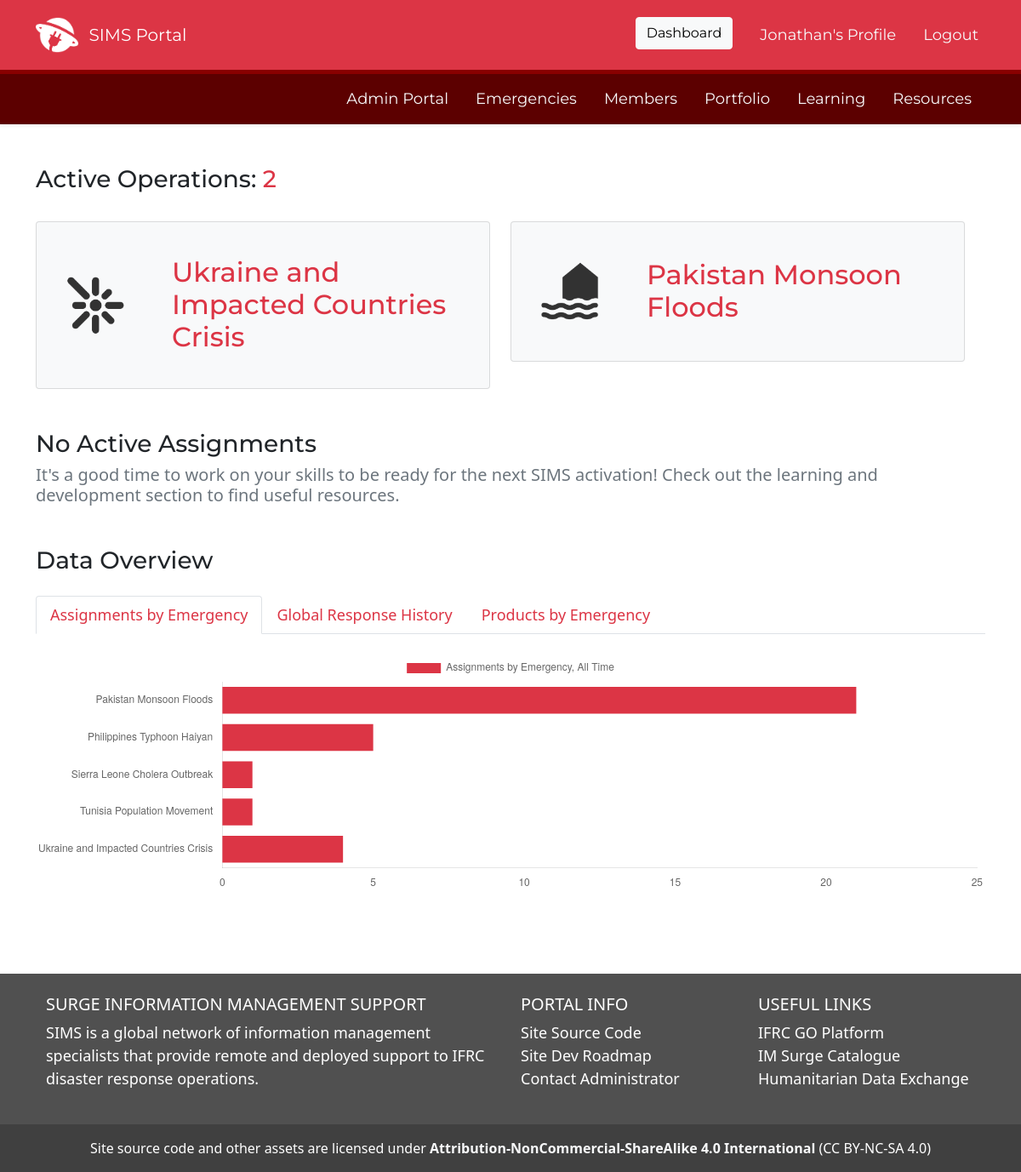
Page /dashboard (signed in) on the earlier database version.
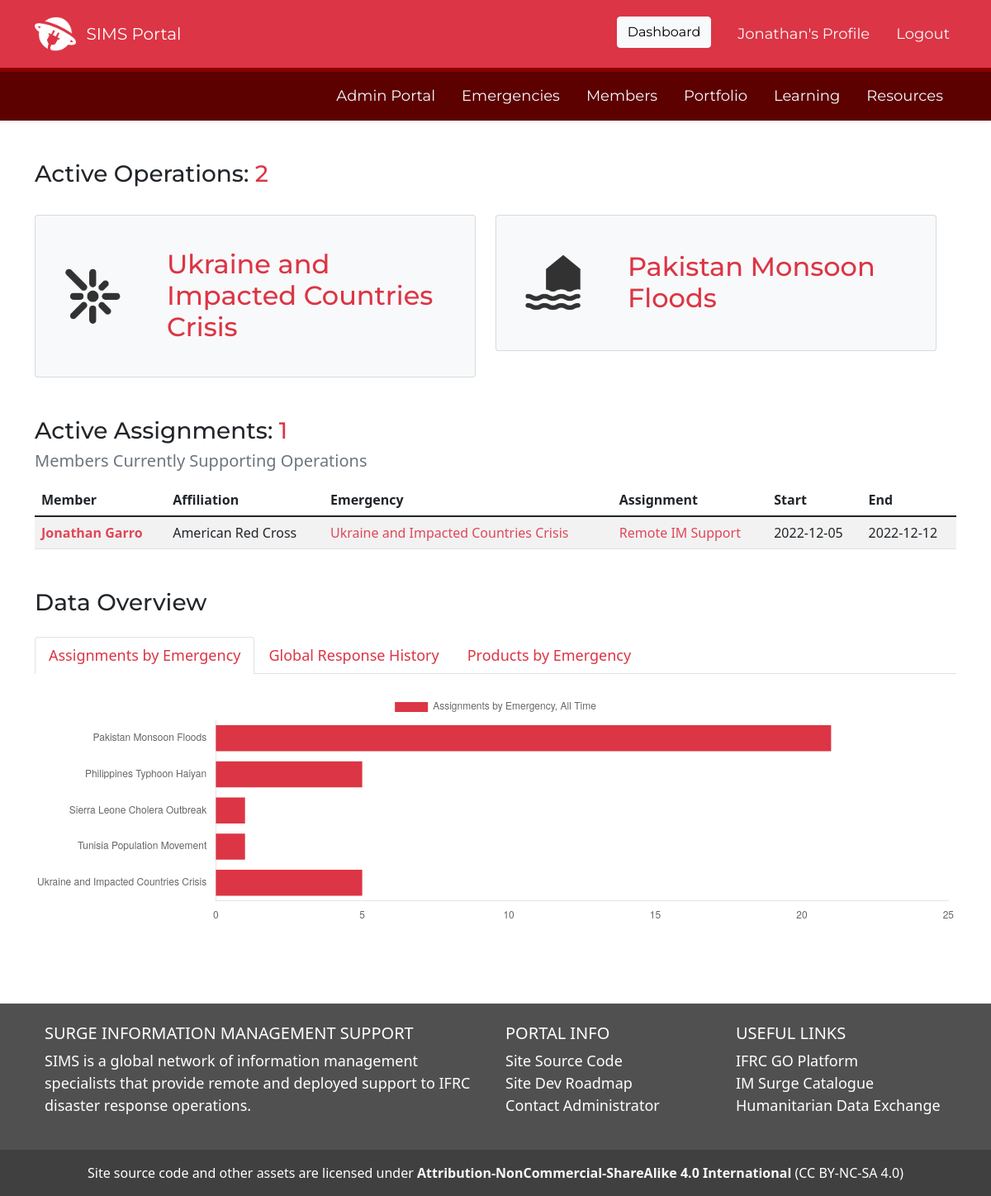
Same page on the later database version.
### SIMS_Portal/models.py (models this page shows, shortened)
class Emergency(db.Model):
	__tablename__ = 'emergency'
	id = db.Column(db.Integer, primary_key=True)
	emergency_name = db.Column(db.String(100), nullable=False)
	emergency_status = db.Column(db.String(100), nullable=False, default='Active')
	emergency_glide = db.Column(db.String(20))
	emergency_go_id = db.Column(db.Integer)
	emergency_location_id = db.Column(db.Integer)
	emergency_review_id = db.Column(db.Integer)
	activation_details = db.Column(db.String(1000))
	slack_channel = db.Column(db.String)
	dropbox_url = db.Column(db.String)
	trello_url = db.Column(db.String)
	emergency_type_id = db.Column(db.Integer, db.ForeignKey('emergencytype.id'))
	emergency_products = db.relationship('Portfolio', backref='emergency_response', lazy=True)
	reviews = db.relationship('Review', backref='related_operation', lazy=True)
	assigned_to = db.relationship('Assignment', backref='assigned_emergency', lazy=True)
	story_id = db.relationship('Story', backref='associated_story', lazy=True)
	created_at = db.Column(db.DateTime, server_default=func.now())
	updated_at = db.Column(db.DateTime, onupdate=func.now())

class EmergencyType(db.Model):
	__tablename__ = 'emergencytype'
	id = db.Column(db.Integer, primary_key=True)
	emergency_type_go_id = db.Column(db.Integer)
	emergency_type_name = db.Column(db.String)
	emergencies = db.relationship('Emergency', backref='emergencies_of_type')
	created_at = db.Column(db.DateTime, server_default=func.now())
	updated_at = db.Column(db.DateTime, onupdate=func.now())

class Assignment(db.Model):
	__tablename__ = 'assignment'
	id = db.Column(db.Integer, primary_key=True)
	role = db.Column(db.String(100))
	start_date = db.Column(db.Date, nullable=False, default=datetime.utcnow)
	end_date = db.Column(db.Date, nullable=False)
	remote = db.Column(db.Boolean)
	assignment_details = db.Column(db.String(1000))
	assignment_status = db.Column(db.String(100), default='Active')
	availability = db.Column(db.String)
	products = db.relationship('Portfolio', backref='assignment', lazy=True)
	learning = db.relationship('Learning', backref='assignment', uselist=False)
	user_id = db.Column(db.Integer, db.ForeignKey('user.id'))
	emergency_id = db.Column(db.Integer, db.ForeignKey('emergency.id'), default=0)
	created_at = db.Column(db.DateTime, server_default=func.now())
	updated_at = db.Column(db.DateTime, onupdate=func.now())

class User(db.Model, UserMixin):
	__tablename__ = 'user'
	id = db.Column(db.Integer, primary_key=True)
	firstname = db.Column(db.String(40), nullable=False)
	lastname = db.Column(db.String(40), nullable=False)
	status = db.Column(db.String(20), default='Pending')
	birthday = db.Column(db.Date)
	email = db.Column(db.String(120), unique=True, nullable=False)
	password = db.Column(db.String(60), nullable=False)
	molnix_id = db.Column(db.Integer)
	job_title = db.Column(db.String(120))
	unit = db.Column(db.String(120))
	bio = db.Column(db.Text)
	is_admin = db.Column(db.Boolean, default=False)
	roles = db.Column(db.String(1000))
	languages = db.Column(db.String(1000))
	image_file = db.Column(db.String(20), nullable=False, default='default.png')
	twitter = db.Column(db.String(120))
	slack_id = db.Column(db.String(120))
	github = db.Column(db.String(120))
	linked_in = db.Column(db.String(120))
	messaging_number_country_code = db.Column(db.Integer)
	messaging_number = db.Column(db.Integer)
	ns_id = db.Column(db.Integer, db.ForeignKey('nationalsociety.ns_go_id'))
	assignments = db.relationship('Assignment', backref='assigned_member')
	products = db.relationship('Portfolio', backref='creator', lazy=True)
	skills = db.relationship('Skill', secondary='user_skill', backref='members_with_skill')
	languages = db.relationship('Language', secondary='user_language', backref='members_with_language')
	badges = db.relationship('Badge', secondary='user_badge', backref='members_with_badge')
	working_groups = db.relationship('WorkingGroup', secondary='user_workinggroup', backref='members_with_workinggroup')
	created_at = db.Column(db.DateTime, server_default=func.now())
	updated_at = db.Column(db.DateTime, onupdate=func.now())
	fullname = column_property(firstname + " " + lastname)
	@hybrid_property
	def fullname(self):
		return self.firstname + " " + self.lastname

class NationalSociety(db.Model):
	__tablename__ = 'nationalsociety'
	id = db.Column(db.Integer, primary_key=True)
	ns_name = db.Column(db.String(120), nullable=False)
	country_name = db.Column(db.String(120), nullable=False)
	ns_go_id = db.Column(db.Integer)
	iso2 = db.Column(db.String(2))
	iso3 = db.Column(db.String(3))
	users = db.relationship('User', backref='national_society', lazy=True)
	created_at = db.Column(db.DateTime, server_default=func.now())
	updated_at = db.Column(db.DateTime, onupdate=func.now())

### SIMS_Portal/main/routes.py (the view)
@main.route('/dashboard')
@login_required
def dashboard():
	active_emergencies = db.session.query(Emergency, NationalSociety, EmergencyType).join(NationalSociety, NationalSociety.ns_go_id == Emergency.emergency_location_id).join(EmergencyType, EmergencyType.emergency_type_go_id == Emergency.emergency_type_id).filter(Emergency.emergency_status == 'Active').all()
	count_active_emergencies = db.session.query(Emergency, NationalSociety, EmergencyType).join(NationalSociety, NationalSociety.ns_go_id == Emergency.emergency_location_id).join(EmergencyType, EmergencyType.emergency_type_go_id == Emergency.emergency_type_id).filter(Emergency.emergency_status == 'Active').count()
	todays_date = datetime.today()
	assignments_by_emergency = db.engine.execute("SELECT emergency_name, COUNT(*) as count_assignments FROM emergency JOIN assignment ON assignment.emergency_id = emergency.id WHERE assignment.assignment_status <> 'Removed' GROUP BY emergency_name")
	data_dict_assignments = [x._asdict() for x in assignments_by_emergency]
	labels_for_assignment = [row['emergency_name'] for row in data_dict_assignments]
	values_for_assignment = [row['count_assignments'] for row in data_dict_assignments]
	pending_user_check = db.session.query(User).filter(User.status == 'Pending').all()
	products_by_emergency = db.engine.execute("SELECT emergency_name , COUNT(*) as count_products FROM emergency JOIN portfolio ON portfolio.emergency_id = emergency.id WHERE portfolio.product_status <> 'Removed' GROUP BY emergency_name")
	data_dict_products = [y._asdict() for y in products_by_emergency]
	labels_for_product = [row['emergency_name'] for row in data_dict_products]
	values_for_product = [row['count_products'] for row in data_dict_products]
	count_active_assignments = db.session.query(Assignment, User, Emergency).join(User, User.id==Assignment.user_id).join(Emergency, Emergency.id==Assignment.emergency_id).filter(Assignment.assignment_status=='Active', Assignment.end_date>todays_date).count()
	active_assignments = db.session.query(Assignment, User, Emergency, NationalSociety).join(User, User.id==Assignment.user_id).join(Emergency, Emergency.id==Assignment.emergency_id).join(NationalSociety, NationalSociety.ns_go_id == User.ns_id).filter(Assignment.assignment_status=='Active', Assignment.end_date>todays_date).order_by(Emergency.emergency_name, Assignment.end_date).all()
	most_recent_emergencies = db.session.query(Emergency).order_by(Emergency.created_at.desc()).limit(7).all()
	most_recent_members = db.session.query(User, NationalSociety).join(NationalSociety, NationalSociety.ns_go_id == User.ns_id).filter(User.status == 'Active').order_by(User.created_at.desc()).limit(7).all()
	return render_template('dashboard.html', active_assignments=active_assignments, count_active_assignments=count_active_assignments, most_recent_emergencies=most_recent_emergencies, labels_for_assignment=labels_for_assignment, values_for_assignment=values_for_assignment, labels_for_product=labels_for_product, values_for_product=values_for_product, most_recent_members=most_recent_members, pending_user_check=pending_user_check, active_emergencies=active_emergencies, count_active_emergencies=count_active_emergencies)

### SIMS_Portal/models.py (called while the page is built)
@login_manager.user_loader
def load_user(user_id):
	return User.query.get(int(user_id))

### SIMS_Portal/templates/dashboard.html (shortened to what the changed rows need)
{% extends "layout.html" %}
{% block content %}
	<div class="container">
		<div class="row">
			{% if count_active_emergencies > 0 %}
			<div class="row row-cols-1 row-cols-md-2 g-4" id='active-disaster-dashboard'>
				{% for emergency in active_emergencies %}
				<a href='/emergency/{{emergency.Emergency.id}}'>
				<div class="col d-flex align-items-stretch">
					<div class='card bg-light portfolio-card'>
						<div class="card-body d-flex flex-column">
						<div class='row align-items-center'>
						  <div class='col-3 p-4'>
							  <img class="img-fluid" src="/static/assets/img/emergency_types/{{emergency.EmergencyType.emergency_type_name}}.png" />
						  </div>
						  <div class='col p-4'>
							  <h2 class="Montserrat text-danger">{{emergency.Emergency.emergency_name}}</h2>
						  </div>
						</div>
					</div>
					</div>
				</div>
				</a>
				{% endfor %}
			</div>
			{% endif %}
		</div>
			<div class='mb-5'>
			{% if count_active_assignments == 0 %}
				<h3 class="mt-5 Montserrat">No Active Assignments</h3>
				<h5 class="text-secondary mb-5">It's a good time to work on your skills to be ready for the next SIMS activation! Check out the learning and development section to find useful resources.</h5>
			{% else %}
			<h3 class="mt-5 Montserrat">Active Assignments: <span class='text-danger'>{{count_active_assignments}}</span></h3>
			<h5 class="text-secondary mb-3">Members Currently Supporting Operations</h5>
			<table class='table table-striped table-hover'>
				<thead>
					<tr>
						<th>Member</th>
						<th>Affiliation</th>
						<th>Emergency</th>
						<th>Assignment</th>
						<th>Start</th>
						<th>End</th>
					</tr>
				</thead>
				<tbody>
					{% for assignment in active_assignments %}
						<tr>
							<td class="fw-bold"><a href="/profile/view/{{assignment.Assignment.user_id}}" class='link-danger'>{{assignment.User.firstname}} {{assignment.User.lastname}}</a></td>
							<td>{{assignment.NationalSociety.ns_name}}</td>
							<td><a href="/emergency/{{assignment.Assignment.emergency_id}}" class='link-danger'>{{assignment.Emergency.emergency_name}}</a></td>
							<td><a href='/assignment/{{assignment.Assignment.id}}'>{{assignment.Assignment.role}}</a></td>
							<td>{{assignment.Assignment.start_date}}</td>
							<td>{{assignment.Assignment.end_date}}</td>
						</tr>
					{% endfor %}
				</tbody>
			</table>
			{% endif %}
			</div>
			<div class='mb-5'>
			<div class="tab-content" id="dashboardContent">
			  <div class="tab-pane fade show active" id="assignments-emergency" role="tabpanel" aria-labelledby="assignments-emergency-tab">
				  <br>
				  <canvas id='barChartAssignments' width='1200' height='300'></canvas>
				  <script>
					  var ctx = document.getElementById('barChartAssignments').getContext('2d');
					  var lineChart = new Chart(ctx, {
						  type: 'bar',
						  data: {
							  labels: {{ labels_for_assignment | safe }},
							  datasets: [{
								  label: "Assignments by Emergency, All Time",
								  data: {{ values_for_assignment | safe }},
								  fill: true,
								  backgroundColor: "#dc3545"
							  }]
						  },
						  options: {
							  responsive: true,
							  indexAxis: 'y',
							  scales: {
								  y: {
									  ticks: {
										  stepSize: 1
									  },
									  grid: {
										  display: false
									  }
								  },
								  x: {
									  grid: {
										  display: false
									  }
								  }
							  }
						  }
					  })
				  </script>
			  </div>
					<script>
						var ctx = document.getElementById('barChartProducts').getContext('2d');
						var lineChart = new Chart(ctx, {
							type: 'bar',
							data: {
								labels: {{ labels_for_product | safe }},
								datasets: [{
									label: "Products by Emergency, All Time",
									data: {{ values_for_product | safe }},
									fill: true,
									backgroundColor: "#dc3545"
								}]
							},
							options: {
								responsive: true,
								indexAxis: 'y',
								scales: {
									y: {
										ticks: {
											stepSize: 1
										},
										grid: {
											display: false
										}
									},
									x: {
										grid: {
											display: false
										}
									}
								}
							}
						})
					</script>
			</div>
			</div>
		</div>
{% endblock content %}

Differences in the rows shown:
added Assignment: User.firstname "Jonathan", User.lastname "Garro", NationalSociety.ns_name "American Red Cross", Emergency.emergency_name "Ukraine and Impacted Countries Crisis", Assignment.role "Remote IM Support", Assignment.start_date "2022-12-05", Assignment.end_date "2022-12-12"
Other differences:
{{ count_active_assignments }}: (not shown) → "1"
chart data {{ values_for_assignment | safe }}: [21, 5, 1, 1, 4] → [21, 5, 1, 1, 5]
text no longer shown: "No Active Assignments It's a good time to work on your skills to be ready for the next SIMS activation! Check out the learning and development section to find useful resources."
text now shown: "Active Assignments: Members Currently Supporting Operations Member Affiliation Emergency Assignment Start End"
